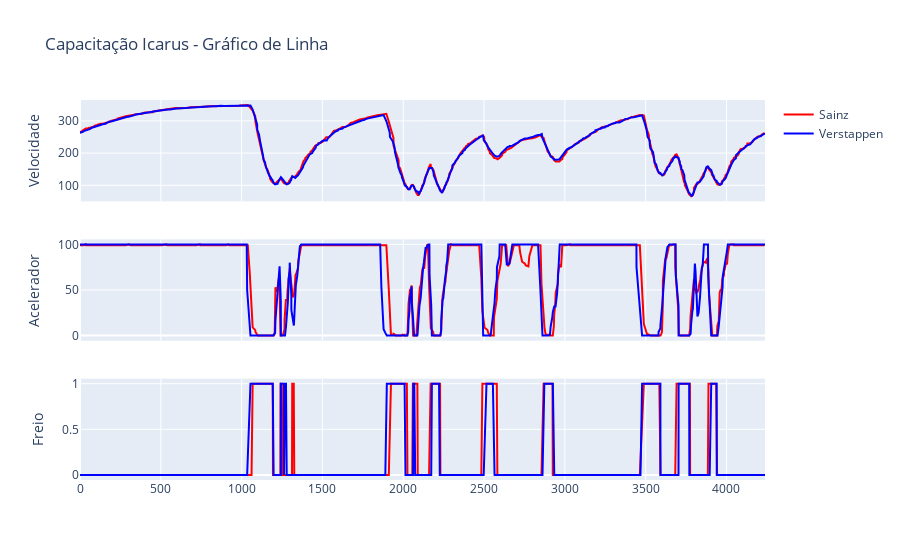

Notebook cell for this chart:
### Markdown cell above
### Gráficos de linha

### Code cell
fig.add_trace(go.Scatter(x=saiTel['Distance'], y=saiTel['Speed'], name='Sainz', line=dict(color='red')), row=1, col=1)
fig.add_trace(go.Scatter(x=verTel['Distance'], y=verTel['Speed'], name='Verstappen', line=dict(color='blue')), row=1, col=1)

fig.add_trace(go.Scatter(x=saiTel['Distance'], y=saiTel['Throttle'],  name='Sainz', line=dict(color='red'),  showlegend=False ), row=2, col=1)
fig.add_trace(go.Scatter(x=verTel['Distance'], y=verTel['Throttle'],  name='Verstappen', line=dict(color='blue'),  showlegend=False ), row=2, col=1)

fig.add_trace(go.Scatter(x=saiTel['Distance'], y=saiTel['Brake'],  name='Sainz', line=dict(color='red'),  showlegend=False ), row=3, col=1)
fig.add_trace(go.Scatter(x=verTel['Distance'], y=verTel['Brake'],  name='Verstappen', line=dict(color='blue'),  showlegend=False ), row=3, col=1)



fig.update_yaxes(title_text="Velocidade", row=1, col=1)
fig.update_yaxes(title_text="Acelerador", row=2, col=1)
fig.update_yaxes(title_text="Freio", row=3, col=1)


fig.update_layout(
    title='Capacitação Icarus - Gráfico de Linha',
)

### Figure 1 — Plotly figure (JSON) as saved in the notebook; plotly's stock layout.template omitted (floating-point values rounded to 4 significant figures; data arrays with more than 128 entries replaced by an {"elided": "..."} marker saying what was removed)
{"data": [{"line": {"color": "red"}, "name": "Sainz", "type": "scatter", "x": {"elided": "587 float values"}, "xaxis": "x", "y": {"elided": "587 int values"}, "yaxis": "y"}, {"line": {"color": "blue"}, "name": "Verstappen", "type": "scatter", "x": {"elided": "583 float values"}, "xaxis": "x", "y": {"elided": "583 int values"}, "yaxis": "y"}, {"line": {"color": "red"}, "name": "Sainz", "showlegend": false, "type": "scatter", "x": {"elided": "587 float values"}, "xaxis": "x2", "y": {"elided": "587 int values"}, "yaxis": "y2"}, {"line": {"color": "blue"}, "name": "Verstappen", "showlegend": false, "type": "scatter", "x": {"elided": "583 float values"}, "xaxis": "x2", "y": {"elided": "583 int values"}, "yaxis": "y2"}, {"line": {"color": "red"}, "name": "Sainz", "showlegend": false, "type": "scatter", "x": {"elided": "587 float values"}, "xaxis": "x3", "y": {"elided": "587 int values"}, "yaxis": "y3"}, {"line": {"color": "blue"}, "name": "Verstappen", "showlegend": false, "type": "scatter", "x": {"elided": "583 float values"}, "xaxis": "x3", "y": {"elided": "583 int values"}, "yaxis": "y3"}], "layout": {"title": {"text": "Capacitação Icarus - Gráfico de Linha"}, "xaxis": {"anchor": "y", "domain": [0, 1], "matches": "x3", "showticklabels": false}, "xaxis2": {"anchor": "y2", "domain": [0, 1], "matches": "x3", "showticklabels": false}, "xaxis3": {"anchor": "y3", "domain": [0, 1]}, "yaxis": {"anchor": "x", "domain": [0.7333, 1], "title": {"text": "Velocidade"}}, "yaxis2": {"anchor": "x2", "domain": [0.3667, 0.6333], "title": {"text": "Acelerador"}}, "yaxis3": {"anchor": "x3", "domain": [0, 0.2667], "title": {"text": "Freio"}}}}
